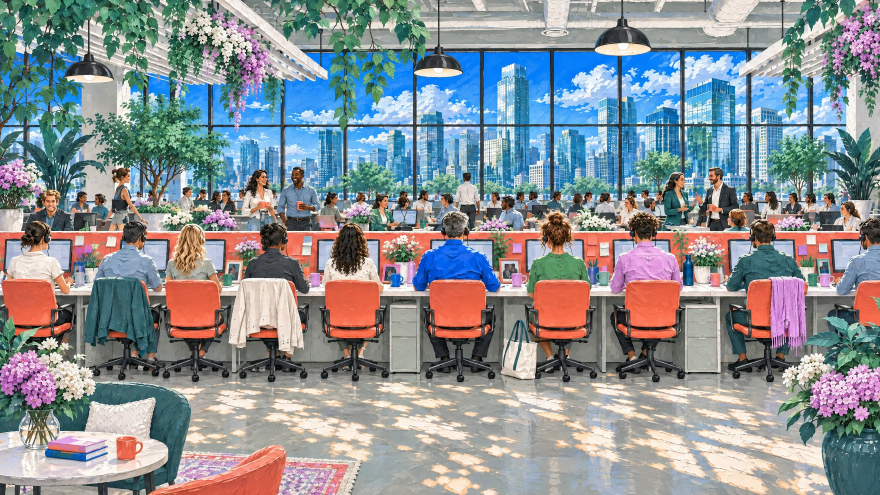
#> input picture hear-v7/media/hero-contact-center-2640.webp, 2640 x 1485 px, given in place of ph-cloud-top.webp, which was not available (shown at 1/3 size)
$ python hear_topics2.py ../../../hear-v7/media/hero-contact-center-2640.webp
#> lines starting #> are read from the running program, lines starting #| are printed output that depends on the picture
# Hear's world for the "One screen" block on the home page: two custom plates, each a low draft first and a max final after the owner sees the draft.
#   sky       the far plane: painted sky with its clouds (the front cloud is cut from this plate later)
#   elements  the city with trees, the wisteria branch and the flowers, each alone on a flat ground, to be cut out
# PAID with --send draft|final. The key is read from OPENAI_API_KEY and is never printed or written.
import base64, json, sys, time, threading, urllib.request, urllib.error
from pathlib import Path
from PIL import Image, ImageFilter
import descent_draft as D
HERE = Path(__file__).resolve().parent; OUT = HERE / "out_hear_topics2"; LOG = OUT / "log.jsonl"; REPO = D.REPO
ART = REPO / ".claude/review/proto/topics/art"
STYLE1 = REPO / "hear-v7/media/hero-contact-center-1600.webp"; STYLE2 = REPO / "img/me-v7-studio-b-1920.webp"
SIZES = {"draft": {"sky": "1536x1024", "elements": "1536x1024"}, "final": {"sky": "2048x1360", "elements": "1600x1072"}}
QUALITY = {"draft": "low", "final": "max"}

def guides():
    """Composition is given as a picture, never as words: layout sheets built from the placeholder cut-outs."""
    OUT.mkdir(parents=True, exist_ok=True)
    W, H = 1536, 1024
    sky = Image.new("RGB", (W, H)); px = sky.load()
#> after `sky = Image.new('RGB', (W, H))`: sky: PIL image 1536x1024 RGB; every value is 0
    top, bot = (0x2a, 0x78, 0xc6), (0x6c, 0xb4, 0xec)
    for y in range(H):
        t = y / (H - 1); c = tuple(round(top[i] + (bot[i] - top[i]) * t) for i in range(3))
        for x in range(W): px[x, y] = c
    def put(canvas, name, box, flip=False):
#> called with name = 'ph-cloud-top.webp', box = (560, 40, 560), flip = False
        im = Image.open(ART / name).convert("RGBA")
        if flip: im = im.transpose(Image.FLIP_LEFT_RIGHT)
        x, y, w = box; h = round(im.height * w / im.width); im = im.resize((w, h), Image.LANCZOS); canvas.paste(im, (x, y), im)
#> after `h = round(im.height * w / im.width)`: h = 315
    put(sky, "ph-cloud-top.webp", (560, 40, 560)); put(sky, "ph-cloud-left.webp", (40, 300, 330)); put(sky, "ph-cloud-front.webp", (1010, 760, 500))
#> call 2 of put, with name = 'ph-cloud-left.webp', box = (40, 300, 330), flip = False
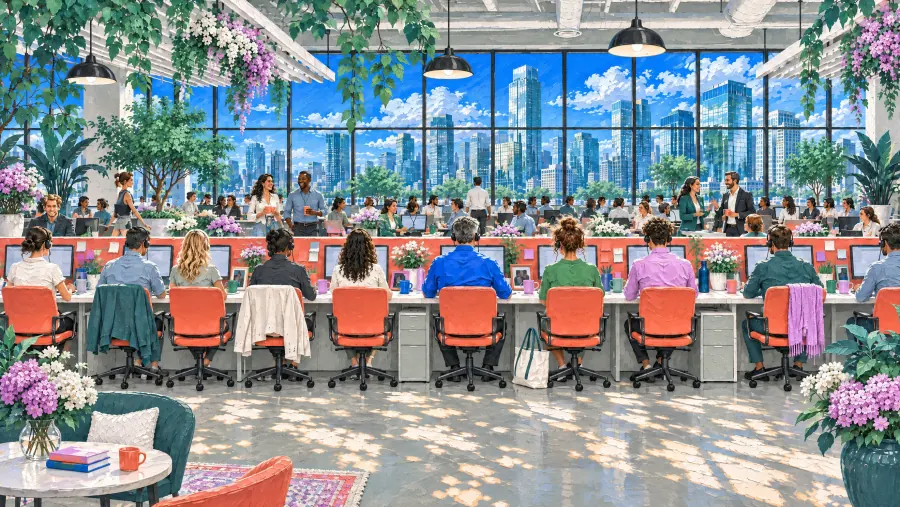
#> input picture hear-v7/media/hero-contact-center-900.webp, 900 x 507 px, given in place of ph-cloud-left.webp, which was not available
#> call 3 of put, with name = 'ph-cloud-front.webp', box = (1010, 760, 500), flip = False
#> in put (call 3), `canvas.paste(im, (x, y), im)`:
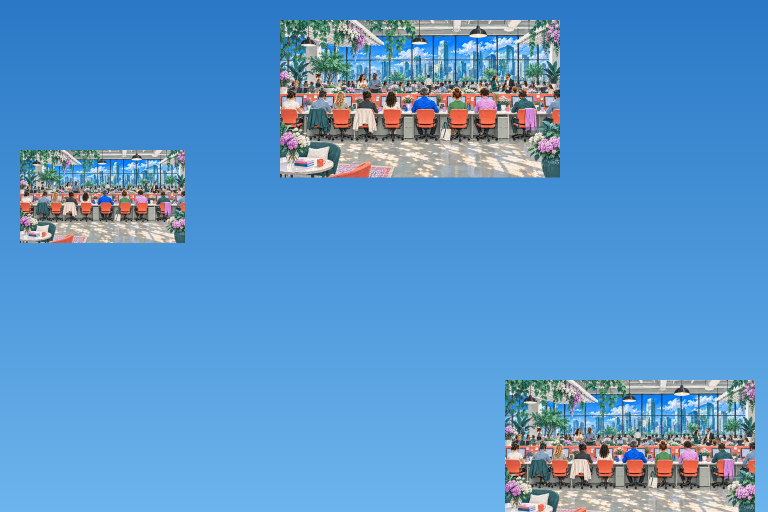
#> canvas: PIL image 1536x1024 RGB (shown at 1/2 size); mean R, G, B 90.2, 149.1, 201.2
    put(sky, "ph-cloud-left.webp", (1240, 380, 280), flip=True); put(sky, "ph-cloud-top.webp", (30, 30, 380), flip=True)
#> call 4 of put, with name = 'ph-cloud-left.webp', box = (1240, 380, 280), flip = True
#> in put (call 4), `im = im.resize((w, h), Image.LANCZOS)`:
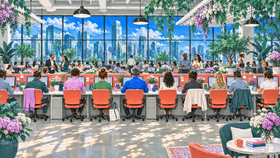
#> im: PIL image 280x158 RGBA; mean R, G, B, A 138.5, 144.6, 148.9, 255
#> in put (call 4), `canvas.paste(im, (x, y), im)`:
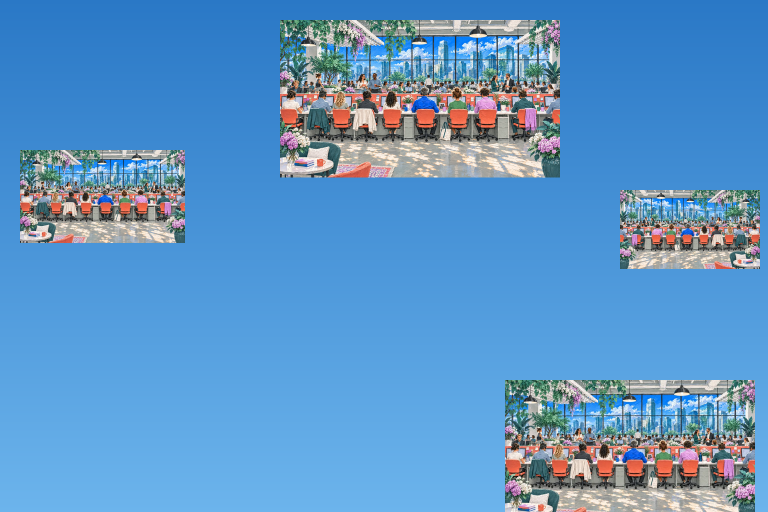
#> canvas: PIL image 1536x1024 RGB (shown at 1/2 size); mean R, G, B 92.1, 149, 199.4
#> in put (call 5), `if flip: im = im.transpose(Image.FLIP_LEFT_RIGHT)`:
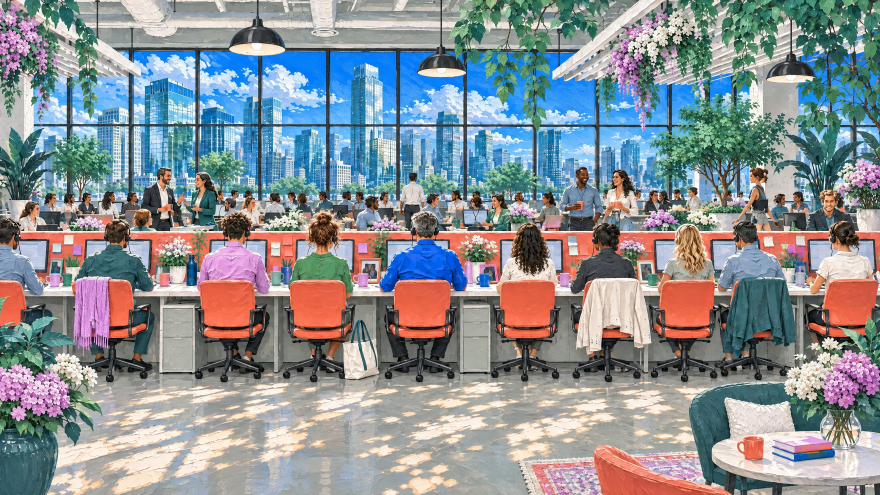
#> im: PIL image 2640x1485 RGBA (shown at 1/3 size); mean R, G, B, A 138.6, 144.6, 149, 255
#> in put (call 5), `im = im.resize((w, h), Image.LANCZOS)`:
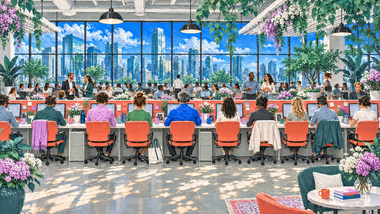
#> im: PIL image 380x214 RGBA; mean R, G, B, A 138.5, 144.6, 148.9, 255
#> in put (call 5), `canvas.paste(im, (x, y), im)`:
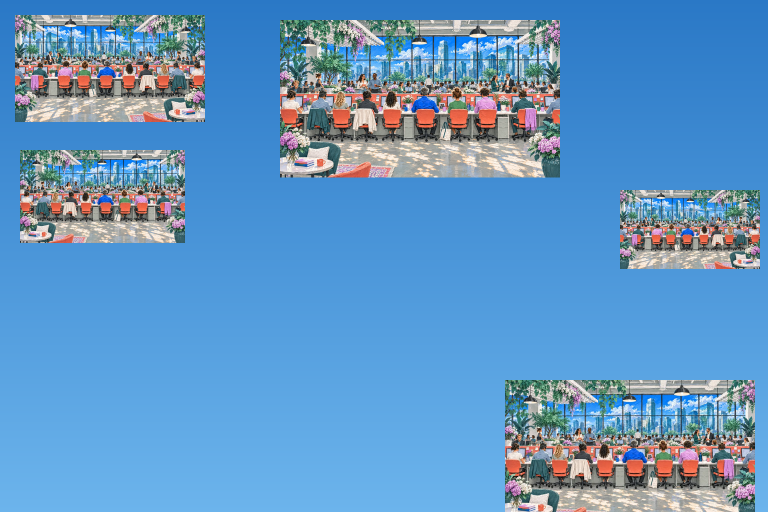
#> canvas: PIL image 1536x1024 RGB (shown at 1/2 size); mean R, G, B 96.7, 149.9, 196.6
    sky.save(OUT / "guide-sky.png")
    el = Image.new("RGB", (W, H), (0xec, 0xec, 0xe8))
    put(el, "ph-city.webp", (50, 150, 560)); put(el, "ph-wisteria.webp", (640, 20, 860)); put(el, "ph-flowers.webp", (860, 540, 420))
    el.save(OUT / "guide-elements.png")

OPENING = "It must look as if the same painter made it on the same day as the SECOND and THIRD reference images."
TECHNIQUE = ("TECHNIQUE: a real impasto oil painting, thick opaque paint laid with a palette knife and flat brushes in thousands of small, "
    "crisp, confident strokes; every stroke a distinct plane of colour with a sharp edge and a slight ridge of paint; clearly "
    "hand-painted at every scale. Not a digital illustration, not anime, not pixel art, not vector, not a print: no flat fills, no "
    "outlines, no dithering, no fine hatching, no canvas weave, no cracks, no stripes, no blur, no photo realism.")
COLOURS = ("COLOURS: taken from the windows and the flowers of the SECOND and THIRD reference images and from nowhere else. Sky: "
    "cobalt-azure blue, about #3b8ed3, with darker #2a78c6 and lighter #6cb4ec strokes; rich but natural, not electric, not neon, "
    "not ultramarine. Clouds: crisp white with pale blue and lilac shadows. Leaves and trees: COOL emerald green only, "
    "about #43765d, with darker #2c5a48 and lighter #6aa98a: a true emerald, clearly green, not teal, not turquoise, not blue-green. Buildings: blue glass towers (cobalt, azure and pale sky-blue "
    "reflections) and clean cool white facades with pale blue shadows. Flowers: lilac (#b9a6e6), white and a little magenta-pink. "
    "FORBIDDEN everywhere: yellow, yellow-green, olive, lime, golden or warm foliage, orange, terracotta, beige, brown, sunset tones, black.")
SUBJECT = {
  "sky": ("The FIRST reference image is the LAYOUT of this picture, a rough sheet: keep every cloud where it is and about the size it "
    "is, and keep the blue between them where it is; repaint all of it as a finished painting. THE PICTURE IS ONLY SKY, edge to edge. "
    "The blue is built from broad visible knife strokes laid in different directions, in several blues, deeper toward the top and "
    "lighter toward the bottom. The clouds are thick sculpted white cumulus with pale blue and lilac shadows and bright sunlit "
    "tops: a long bank across the upper middle, a smaller one at the upper left, one at the left edge, one at the right edge, and "
    "one low at the lower right whose whole outline stands clear against plain blue. Each cloud is a separate island with blue "
    "all round it. Nothing else in the picture: no buildings, no trees, no plants, no birds, no horizon, no sea, no ground, no frame."),
  "elements": ("The FIRST reference image is the LAYOUT of this picture, a rough sheet with three separate things on one flat ground: "
    "keep each thing where it is and the size it is, apart from the others and clear of the edges (the hanging branch alone "
    "touches the top edge), and repaint each as a finished painting. (1) On the left, a tall cluster of the city: blue glass "
    "towers with window grids and sky reflections, two white apartment blocks with rounded balconies and roof terraces, rising "
    "out of big rounded cool-emerald tree crowns that close the cluster at its foot and at its sides. The towers, the blocks and "
    "the tree crowns stand DIRECTLY against the plain grey ground: no sky, no clouds and no blue patch behind them or between "
    "them; the grey ground shows between the towers and above every roof, and the outline of the cluster is the outline of the "
    "buildings and trees themselves. (2) Across the upper right, "
    "one branch of wisteria on a short piece of white-painted wooden pergola beam: cool-emerald leaves and many long hanging "
    "clusters of lilac and white blossom, some long, some short. (3) Below it, a generous mound of hydrangea flower heads in "
    "lilac, white and a little magenta-pink among broad cool-emerald leaves. THE GROUND everywhere else is one even, plain light "
    "grey (#ecece8) with no texture: a clean hard painted edge round each thing, no glow, no halo, no mist, no cast shadow on "
    "the ground, nothing else on it."),
}
CLOSING = "Bright late-morning light from the left, strong light and shadow planes. No text, no letters, no logos, no people."
def prompt(k, stage):
    b = [OPENING, SUBJECT[k], TECHNIQUE, COLOURS, CLOSING]
    if stage == "final": b.append("The LAST reference image is the small sketch of this very picture: keep its composition and colours exactly and repaint it large.")
    return "\n\n".join(b)
lock = threading.Lock()
def log(e):
    with lock:
        OUT.mkdir(parents=True, exist_ok=True)
        with open(LOG, "a", encoding="utf-8") as f: f.write(json.dumps(e, ensure_ascii=False) + "\n")
def send(k, stage, key):
    refs = [OUT / f"guide-{k}.png", STYLE1, STYLE2] + ([OUT / f"{k}_draft.png"] if stage == "final" else [])
    fields = [("model", D.MODEL), ("prompt", prompt(k, stage)), ("size", SIZES[stage][k]), ("quality", QUALITY[stage]), ("n", "1")]
    files = []
    for i, r in enumerate(refs, 1):
        mime = {"png": "image/png", "webp": "image/webp", "jpg": "image/jpeg"}[r.suffix.lstrip(".")]
        files.append(("image[]", f"reference{i}{r.suffix}", mime, r.read_bytes()))
    body, ctype = D._multipart(fields, files)
    req = urllib.request.Request(D.ENDPOINT, data=body, method="POST", headers={"Authorization": "Bearer " + key, "Content-Type": ctype})
    log({"plate": k, "stage": stage, "status": "sent", "cost_usd": 0.0})
    try:
        with urllib.request.urlopen(req, timeout=1200) as r: raw = r.read()
    except urllib.error.HTTPError as e:
        msg = D._scrub(e.read().decode("utf-8", "replace")[:500], key); log({"plate": k, "stage": stage, "status": f"refused HTTP {e.code}", "cost_usd": 0.0, "note": msg}); print(k, stage, "REFUSED", e.code, msg); return
    except Exception as e:
        log({"plate": k, "stage": stage, "status": "no answer, may be charged", "cost_usd": 0.0}); print(k, stage, "NO ANSWER", D._scrub(repr(e), key)); return
    a = json.loads(raw); out = OUT / f"{k}_{stage}.png"; out.write_bytes(base64.b64decode(a["data"][0]["b64_json"]))
    o, i = D.cost_of(a.get("usage") or {}); log({"plate": k, "stage": stage, "status": "done", "cost_usd": round(o + i, 4), "usage": a.get("usage"), "prompt": prompt(k, stage)})
    print(k, stage, "saved, cost $%.4f" % (o + i))
if __name__ == "__main__":
#> (the run stopped early here; a loop or call above may not have finished)
